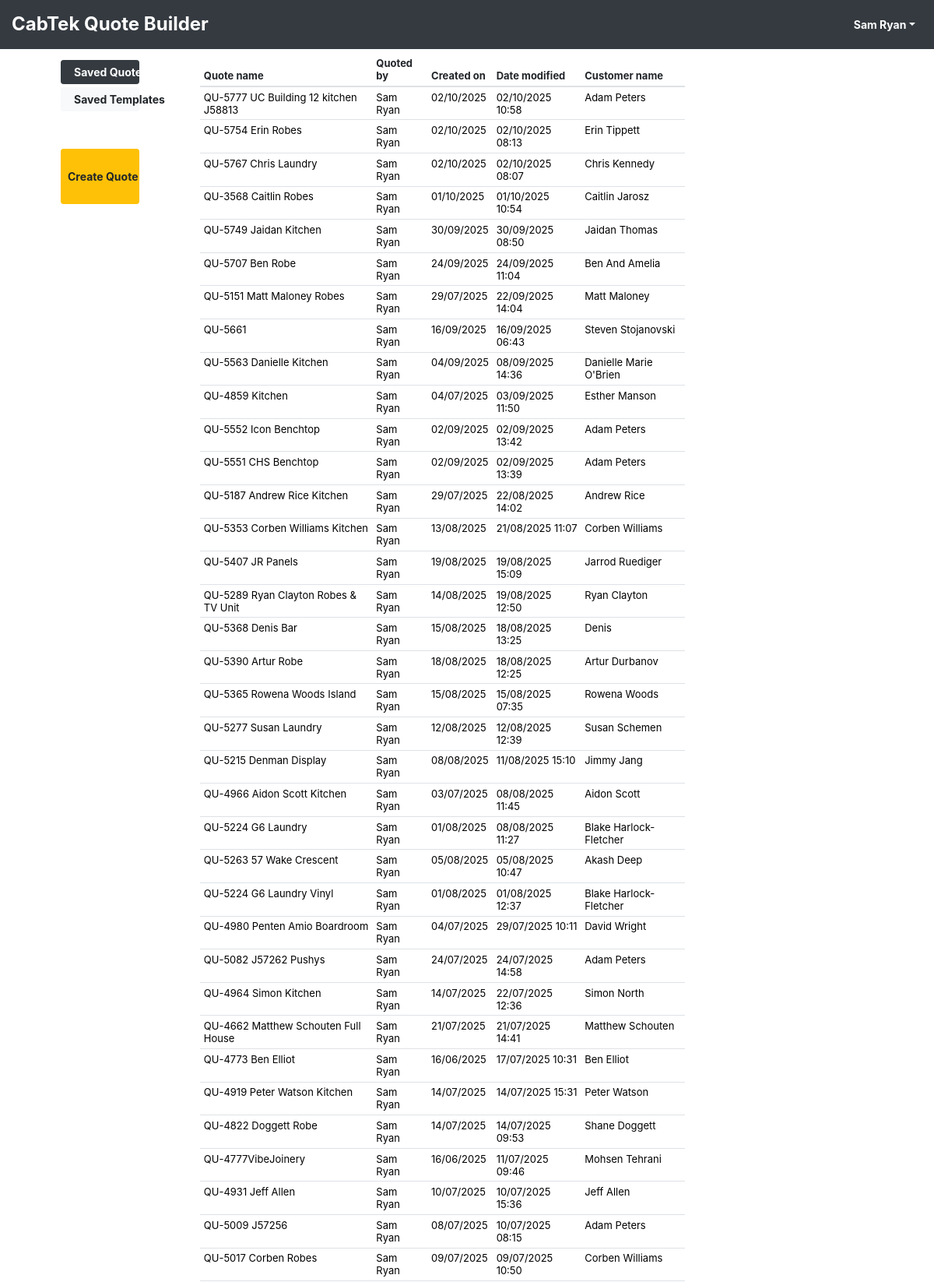
The page /index (signed in, upper part) on the database its author committed.
### tables this page shows
CREATE TABLE user_table (
            user_id Integer PRIMARY KEY AUTOINCREMENT,
            user_name TEXT NOT NULL UNIQUE,
            full_name TEXT NOT NULL,
            email_id TEXT NOT NULL,
            user_password TEXT NOT NULL,
            mobile_no TEXT,
            phone_no TEXT,
            user_type_id Integer
            
        );

CREATE TABLE quotes_table (
            quote_id INTEGER PRIMARY KEY AUTOINCREMENT,
            quote_name TEXT NOT NULL UNIQUE,
            user_id INTEGER NOT NULL,
            date_quote_created TEXT,
            customer_name TEXT,
            customer_email TEXT,
            customer_phone_no TEXT,
            delivery_info TEXT,
            quote_name_lower_case TEXT,
            time_stamp INTEGER,
            rev_date TEXT,
            is_template TEXT,
            quote_status_id INTEGER
        , revision_dates TEXT, joinery_supply_type TEXT, is_diy Text, company_id Integer);

### app.py (the view)
@app.route('/index')
@app.route('/index/<showSavedTemplate>')
def index(showSavedTemplate = 'no'):
    try:
        if 'user_info' in session:
            current_user_id = session['user_info']['user_id']
            quotes_by_user_id = quote_builder_db.get_quotes_by_user_id(current_user_id)
            for i in range(len(quotes_by_user_id)):
                user_id = quotes_by_user_id[i]['user_id']
                quotes_by_user_id[i]['quoted_by'] = quote_builder_db.get_user_info_by_id(user_id)['full_name']
                quote_status_id = quotes_by_user_id[i]['quote_status_id']
                quotes_by_user_id[i]['quote_status'] = quote_builder_db.get_quote_status_name(quote_status_id)
            has_saved_quotes = True if any(row['is_template'] == 'no' for row in quotes_by_user_id) else False
            has_saved_template_quotes = True if any(row['is_template'] == 'yes' for row in quotes_by_user_id) else False
            return render_template('index.html', quotes_by_user_id = quotes_by_user_id, has_saved_quotes = has_saved_quotes, has_saved_template_quotes = has_saved_template_quotes, showSavedTemplate = showSavedTemplate)
        else:
            return render_template('login_error.html')
    except Exception as ex:
        print(f'Error:"{ex}" [In function {inspect.stack()[0][3]}]')

### quote_builder_db_manager.py (called while the page is built)
def create_db_connection():
    QUOTING_DB_PATH = file_folder_paths.TEST_QUOTING_DB_PATH    # For Testing
    connection = sqlite3.connect(QUOTING_DB_PATH)
    connection.row_factory = sqlite3.Row
    return connection

def get_user_info_by_id(user_id):
    user_info = {}
    try:
        user_id = int(user_id)
        sql = f' SELECT * FROM user_table WHERE user_id = ? '
        connection = create_db_connection()
        cursor = connection.cursor()
        cursor.execute(sql, [user_id])
        row = cursor.fetchone()
        cursor.close()
        connection.close()
        if row != None:
            user_info = {key: row[key] for key in row.keys()}
        return user_info
    except Exception as ex:
        print(f'Error:"{ex}" [In function {inspect.stack()[0][3]}]')
        return user_info

def get_quote_status_name(quote_status_id):
    quote_status_name = ""
    try:
        quote_status_id = int(quote_status_id)
        sql = f' SELECT * FROM quote_status_table WHERE quote_status_id = ? '
        connection = create_db_connection()
        cursor = connection.cursor()
        cursor.execute(sql, [quote_status_id])
        row = cursor.fetchone()
        cursor.close()
        connection.close()
        return row['quote_status']  if row  else quote_status_name
    except Exception as ex:
        print(f'Error:"{ex}" [In function {inspect.stack()[0][3]}]')
        return quote_status_name

def get_quotes_by_user_id(user_id):
    quotes_by_user_id = []
    try:
        user_id = int(user_id)
        sql = ''' SELECT * FROM quotes_table WHERE user_id=? ORDER BY time_stamp DESC'''
        connection = create_db_connection()
        cursor = connection.cursor()
        cursor.execute(sql,[user_id])
        rows = cursor.fetchall()
        cursor.close()
        connection.close()
        for row in rows:
            quotes_by_user_id.append({key: row[key] for key in row.keys()})
        return quotes_by_user_id
    except Exception as ex:
        print(f'Error:"{ex}" [In function {inspect.stack()[0][3]}]')
        return quotes_by_user_id

### templates/index.html (shortened to what this page needs)
{% include "header.html" %}
<div class="main-div">
    {% if "user_info" in session %}
    <div class="row ml-5 mr-5">
        <div class="col-md-2 " id="index_buttons_div">
            <div class="mr-5">
                <button type="button" class="btn btn-sm {{'btn-dark' if showSavedTemplate == 'no' else 'btn-light '}} full-width  mt-1 mb-1 bold text-left pl-3" id="saved_quote_btn" onclick="showSavedQuotesDiv()">Saved Quotes</button>
                <button type="button" class="btn btn-sm {{'btn-dark' if showSavedTemplate == 'yes' else 'btn-light '}} full-width  mb-5 bold text-left pl-3" id="saved_template_btn" onclick="showSavedTemplateDiv()">Saved Templates</button>
                <a type="button" class="btn btn-sm btn-warning full-width  bold mb-4   pt-4 pb-4" id="create_quote_btn" onclick="" href="{{url_for('create_quote')}}">Create Quote </a>
            </div>
        </div>
        <div class="col-md-10" >
            <div class="row" >
                <div class="col-md-12 {{ 'hide' if showSavedTemplate == 'yes' else '' }}" id="saved_quote_div" style="overflow-x: hidden; overflow-y: auto; height: 85vh;">
                    {% if quotes_by_user_id and has_saved_quotes == true %}
                    <table class="table table-sm table-hover" id="saved_quote_table" >
                        <thead>
                            <tr>
                                <th scope="col" class="border-top-0">Quote name</th>
                                <th scope="col" class="border-top-0">Quoted by</th>
                                <th scope="col" class="border-top-0">Created on</th>
                                <th scope="col" class="border-top-0">Date modified</th>
                                <th scope="col" class="border-top-0">Customer name</th>
                                <th colspan="5" class="border-0 "></th>
                            </tr>
                        </thead>
                        <tbody>
                            {% for quote in quotes_by_user_id %}
                            {% if quote['is_template'] == 'no' %}
                            <tr id="quote_id_{{quote['quote_id']}}">
                                <td>
                                    {{ quote['quote_name'] }}
                                </td>
                                <td>{{ quote['quoted_by'] }}</td>
                                <td>{{ quote['date_quote_created'] }}</td>
                                <td> {{ quote['rev_date']}}</td>
                                <td>{{ quote['customer_name'] }}</td>
                                <td class="border-0"></td>
                                <td class="border-0"></td>
                                <td class="border-0"></td>
                                <td class="border-0"></td>
                                <td class="border-0"></td>
                            </tr>
                            {% endif %}
                            {% endfor %}
                        </tbody>
                    </table>
                    {% else %}
                    <h6 class="text-danger mt-5 ">No quotes added yet!</h6>
                    {% endif %}
                </div>
            </div>
        </div>
    </div>
    {% else %}
    <center>
        <p class=" text-red">Ooopss.. Seems like you are logged out..</p>
        <a href="{{url_for('login')}}"> Click here to login again </a>
    </center>
    {% endif %}
</div>
{% include "footer.html" %}

### templates/header.html (shortened to what this page needs)
<html lang="en">
{% set active_page = page_name %}
<head>
    <link href="{{ url_for('static', filename='vendor/bootstrap4/css/bootstrap.min.css') }}" rel="stylesheet">
    <link href="{{ url_for('static', filename='mycss/styles.css')}}" rel="stylesheet">
    <link href="{{ url_for('static', filename='mycss/view_quote_style.css')}}" rel="stylesheet">
    <link rel="stylesheet" type="text/css" href="{{ url_for('static', filename='mycss/disble_printing.css')}}"
        media="print" />
</head>
<body>
    <nav class="navbar navbar-expand-lg bg-dark sticky-top p-0">
        <div class="container-fluid  m-0 pt-3 pb-3">
            <div class="nav navbar-nav">
                <p class="nav-link text-white bold h4 p-0  m-0 mr-5">CabTek Quote Builder</p>
            </div>
            <div class="dropdown nav navbar-nav navbar-right   p-0">
                {% if 'user_info' in session %}
                <button class="btn btn-sm btn-dark dropdown-toggle bold" type="button" id="dropdownMenuUser"
                    data-toggle="dropdown" aria-haspopup="true" aria-expanded="false">{{
                    session['user_info']['full_name'] }}</button>
                {% endif %}
            </div>
        </div>
    </nav>

### static/mycss/styles.css (style rules this page uses)
.main-div { margin: 10px 15px 10px 15px; }
#saved_quote_table th, #saved_template_table th { font-size: 13px; padding-top: 0px; }
#saved_quote_table td, #saved_template_table td { font-size: 13px; }
.full-width { display: block; width: 100%; }
.bold { font-weight: bold; }
.text-white { color: white; }

### static/mycss/view_quote_style.css (style rules this page uses)
table td { font-size: 16px; padding-top: 0; padding-bottom: 0; margin: 0; color: black; }

### rows shown on the page
user_table: user_info.full_name "Sam Ryan", quoted_by "Sam Ryan" "Sam Ryan" "Sam Ryan" "Sam Ryan" "Sam Ryan" "Sam Ryan" "Sam Ryan" "Sam Ryan" "Sam Ryan" "Sam Ryan" "Sam Ryan" "Sam Ryan" "Sam Ryan" "Sam Ryan" "Sam Ryan" "Sam Ryan" "Sam Ryan" "Sam Ryan" "Sam Ryan" "Sam Ryan" "Sam Ryan" "Sam Ryan" "Sam Ryan" "Sam Ryan" "Sam Ryan" "Sam Ryan" "Sam Ryan" "Sam Ryan" "Sam Ryan" "Sam Ryan" "Sam Ryan" "Sam Ryan" "Sam Ryan" "Sam Ryan" "Sam Ryan" "Sam Ryan"
quotes_table: quote_name "QU-5777 UC Building 12 kitchen J58813", date_quote_created "02/10/2025", rev_date "02/10/2025 10:58", customer_name "Adam Peters"
quotes_table: quote_name "QU-5754 Erin Robes", date_quote_created "02/10/2025", rev_date "02/10/2025 08:13", customer_name "Erin Tippett"
quotes_table: quote_name "QU-5767 Chris Laundry", date_quote_created "02/10/2025", rev_date "02/10/2025 08:07", customer_name "Chris Kennedy"
quotes_table: quote_name "QU-3568 Caitlin Robes", date_quote_created "01/10/2025", rev_date "01/10/2025 10:54", customer_name "Caitlin Jarosz"
quotes_table: quote_name "QU-5749 Jaidan Kitchen", date_quote_created "30/09/2025", rev_date "30/09/2025 08:50", customer_name "Jaidan Thomas"
quotes_table: quote_name "QU-5707 Ben Robe", date_quote_created "24/09/2025", rev_date "24/09/2025 11:04", customer_name "Ben And Amelia"
quotes_table: quote_name "QU-5151 Matt Maloney Robes", date_quote_created "29/07/2025", rev_date "22/09/2025 14:04", customer_name "Matt Maloney"
quotes_table: quote_name "QU-5661", date_quote_created "16/09/2025", rev_date "16/09/2025 06:43", customer_name "Steven Stojanovski"
quotes_table: quote_name "QU-5563 Danielle Kitchen", date_quote_created "04/09/2025", rev_date "08/09/2025 14:36", customer_name "Danielle Marie O'Brien"
quotes_table: quote_name "QU-4859 Kitchen", date_quote_created "04/07/2025", rev_date "03/09/2025 11:50", customer_name "Esther Manson"
quotes_table: quote_name "QU-5552 Icon Benchtop", date_quote_created "02/09/2025", rev_date "02/09/2025 13:42", customer_name "Adam Peters"
quotes_table: quote_name "QU-5551 CHS Benchtop", date_quote_created "02/09/2025", rev_date "02/09/2025 13:39", customer_name "Adam Peters"
quotes_table: quote_name "QU-5187 Andrew Rice Kitchen", date_quote_created "29/07/2025", rev_date "22/08/2025 14:02", customer_name "Andrew Rice"
quotes_table: quote_name "QU-5353 Corben Williams Kitchen", date_quote_created "13/08/2025", rev_date "21/08/2025 11:07", customer_name "Corben Williams"
quotes_table: quote_name "QU-5407 JR Panels", date_quote_created "19/08/2025", rev_date "19/08/2025 15:09", customer_name "Jarrod Ruediger"
quotes_table: quote_name "QU-5289 Ryan Clayton Robes & TV Unit", date_quote_created "14/08/2025", rev_date "19/08/2025 12:50", customer_name "Ryan Clayton"
quotes_table: quote_name "QU-5368 Denis Bar", date_quote_created "15/08/2025", rev_date "18/08/2025 13:25", customer_name "Denis"
quotes_table: quote_name "QU-5390 Artur Robe", date_quote_created "18/08/2025", rev_date "18/08/2025 12:25", customer_name "Artur Durbanov"
quotes_table: quote_name "QU-5365 Rowena Woods Island", date_quote_created "15/08/2025", rev_date "15/08/2025 07:35", customer_name "Rowena Woods"
quotes_table: quote_name "QU-5277 Susan Laundry", date_quote_created "12/08/2025", rev_date "12/08/2025 12:39", customer_name "Susan Schemen"
quotes_table: quote_name "QU-5215 Denman Display", date_quote_created "08/08/2025", rev_date "11/08/2025 15:10", customer_name "Jimmy Jang"
quotes_table: quote_name "QU-4966 Aidon Scott Kitchen", date_quote_created "03/07/2025", rev_date "08/08/2025 11:45", customer_name "Aidon Scott"
quotes_table: quote_name "QU-5224 G6 Laundry", date_quote_created "01/08/2025", rev_date "08/08/2025 11:27", customer_name "Blake Harlock-Fletcher"
quotes_table: quote_name "QU-5263 57 Wake Crescent", date_quote_created "05/08/2025", rev_date "05/08/2025 10:47", customer_name "Akash Deep"
quotes_table: quote_name "QU-5224 G6 Laundry Vinyl", date_quote_created "01/08/2025", rev_date "01/08/2025 12:37", customer_name "Blake Harlock-Fletcher"
quotes_table: quote_name "QU-4980 Penten Amio Boardroom", date_quote_created "04/07/2025", rev_date "29/07/2025 10:11", customer_name "David Wright"
quotes_table: quote_name "QU-5082 J57262 Pushys", date_quote_created "24/07/2025", rev_date "24/07/2025 14:58", customer_name "Adam Peters"
quotes_table: quote_name "QU-4964 Simon Kitchen", date_quote_created "14/07/2025", rev_date "22/07/2025 12:36", customer_name "Simon North"
quotes_table: quote_name "QU-4662 Matthew Schouten Full House", date_quote_created "21/07/2025", rev_date "21/07/2025 14:41", customer_name "Matthew Schouten"
quotes_table: quote_name "QU-4773 Ben Elliot", date_quote_created "16/06/2025", rev_date "17/07/2025 10:31", customer_name "Ben Elliot"
quotes_table: quote_name "QU-4919 Peter Watson Kitchen", date_quote_created "14/07/2025", rev_date "14/07/2025 15:31", customer_name "Peter Watson"
quotes_table: quote_name "QU-4822 Doggett Robe", date_quote_created "14/07/2025", rev_date "14/07/2025 09:53", customer_name "Shane Doggett"
quotes_table: quote_name "QU-4777VibeJoinery", date_quote_created "16/06/2025", rev_date "11/07/2025 09:46", customer_name "Mohsen Tehrani"
quotes_table: quote_name "QU-4931 Jeff Allen", date_quote_created "10/07/2025", rev_date "10/07/2025 15:36", customer_name "Jeff Allen"
quotes_table: quote_name "QU-5009 J57256", date_quote_created "08/07/2025", rev_date "10/07/2025 08:15", customer_name "Adam Peters"
quotes_table: quote_name "QU-5017 Corben Robes", date_quote_created "09/07/2025", rev_date "09/07/2025 10:50", customer_name "Corben Williams"
